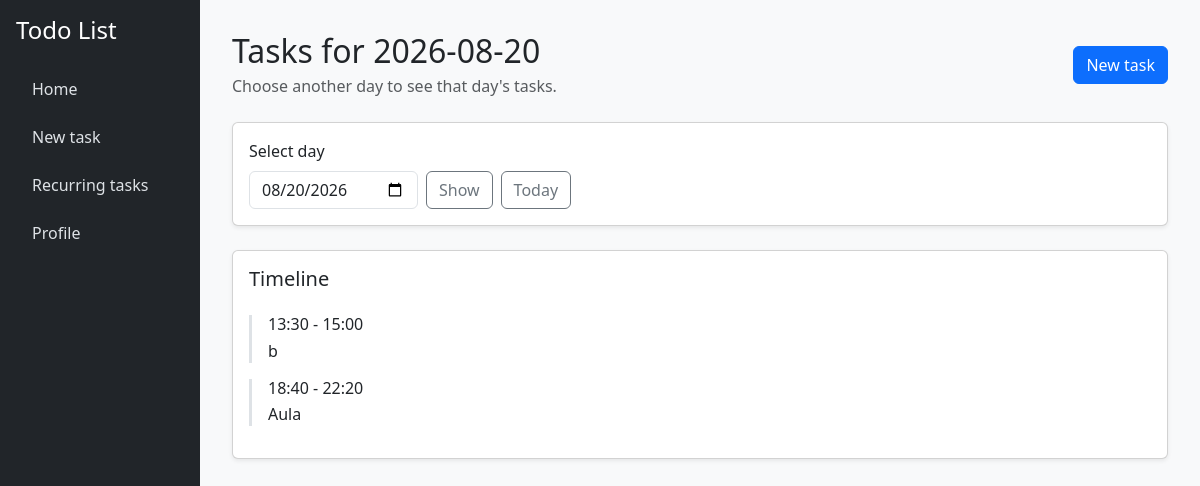
Before: / (signed in) with the older database file.
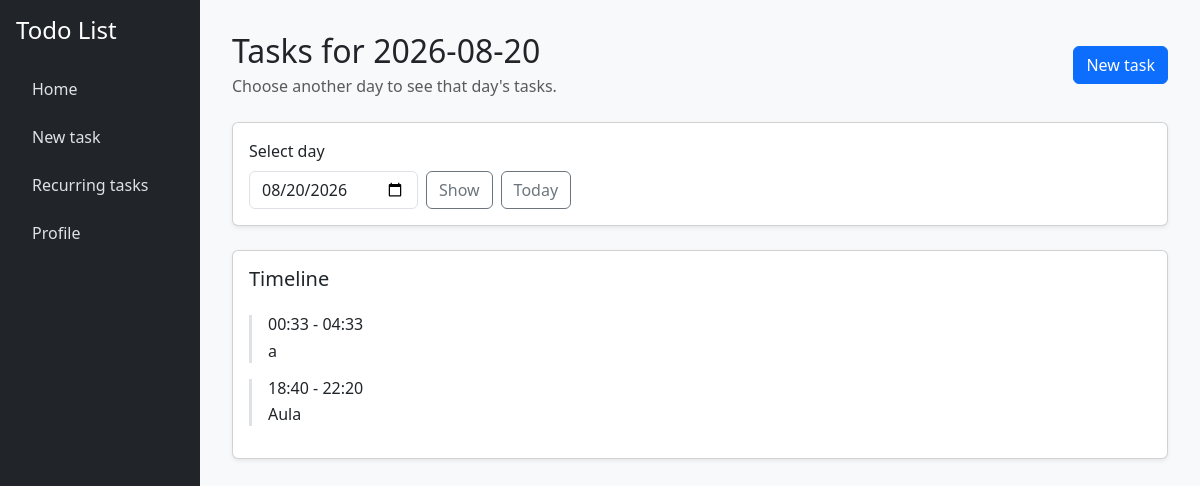
After: the same page with the newer database file.
### tables this page shows
CREATE TABLE recurrent_tasks (
    id INTEGER PRIMARY KEY AUTOINCREMENT,
    user_id INTEGER NOT NULL,
    title TEXT NOT NULL,
    description TEXT,
    start_time TEXT NOT NULL,
    end_time TEXT NOT NULL,
    recurrency TEXT NOT NULL,
    days TEXT NOT NULL
);

CREATE TABLE registered_tasks (
    id INTEGER PRIMARY KEY AUTOINCREMENT,
    user_id INTEGER NOT NULL,
    title TEXT NOT NULL,
    description TEXT,
    start_time TEXT NOT NULL,
    end_time TEXT NOT NULL
);

### app.py (the view, shortened to what this page needs)
@app.route("/", methods=["GET", "POST"])
@login_required
def index():
    selected_date = request.args.get("date")
    if not selected_date:
        selected_date = datetime.now()
    else:
        selected_date = datetime.strptime(selected_date, "%Y-%m-%d")
    selected_date = selected_date.replace(hour=0, minute=0, second=0, microsecond=0)
    registered_tasks = db.execute(
        "SELECT id, title, description, start_time, end_time FROM registered_tasks WHERE user_id = ? AND start_time >= ? AND end_time <= ? ORDER BY start_time ASC",
        session["user_id"],
        selected_date,
        selected_date + timedelta(days=1),
    )
    recurrent_tasks = db.execute(
        "SELECT id, title, description, start_time, end_time, recurrency, days FROM recurrent_tasks WHERE user_id = ? AND " \
        "(recurrency = 'daily' OR (recurrency = 'weekly' AND days LIKE ?) OR (recurrency = 'monthly' AND days LIKE ?)) ORDER BY start_time ASC",
        session["user_id"],
        f"%{selected_date.strftime('%A')}%",
        f"%{selected_date.day}%"
    )
    tasks = []
    for task in registered_tasks:
        tasks.append({
            "id": task["id"],
            "title": task["title"],
            "description": task["description"],
            "start_time": task["start_time"],
            "end_time": task["end_time"],
            "recurrency": None,
            "days": None
        })
    for task in recurrent_tasks:
        tasks.append({
            "id": task["id"],
            "title": task["title"],
            "description": task["description"],
            "start_time": selected_date.strftime("%Y-%m-%d") + " " + task["start_time"],
            "end_time": selected_date.strftime("%Y-%m-%d") + " " + task["end_time"],
            "recurrency": task["recurrency"],
            "days": task["days"]
        })
    for task in tasks:
        task["start_time"] = datetime.strptime(task["start_time"], "%Y-%m-%d %H:%M")
        task["start_time"] = task["start_time"].strftime("%H:%M")
        task["end_time"] = datetime.strptime(task["end_time"], "%Y-%m-%d %H:%M")
        task["end_time"] = task["end_time"].strftime("%H:%M")
    tasks.sort(key=lambda x: x["start_time"])
    selected_task_id = request.args.get("task")
    selected_task = None
    recurrent = False
    selected_date = selected_date.strftime("%Y-%m-%d")
    if request.method == "GET":
        return render_template(
            "index.html",
            tasks=tasks,
            selected_date=selected_date,
            selected_task=selected_task,
            error=request.args.get("error"),
            recurrent=recurrent,
        )

### app.py (called while the page is built)
@app.after_request
def after_request(response):
    response.headers["Cache-Control"] = "no-cache, no-store, must-revalidate"
    response.headers["Expires"] = 0
    response.headers["Pragma"] = "no-cache"
    return response

### helpers.py (called while the page is built)
def login_required(f):
    @wraps(f)
    def decorated_function(*args, **kwargs):
        if session.get("user_id") is None:
            return redirect("/login")
        return f(*args, **kwargs)
    return decorated_function

### templates/index.html (shortened to what this page needs)
{% extends "layout.html" %}
{% block content %}
<div class="d-flex justify-content-between align-items-center mb-4">
    <div>
        <h2 class="mb-1">Tasks for {{ selected_date }}</h2>
        <p class="text-muted mb-0">Choose another day to see that day's tasks.</p>
    </div>
    <a href="{{ url_for('new_task') }}" class="btn btn-primary">New task</a>
</div>
<div class="card shadow-sm mb-4">
    <div class="card-body">
        <form method="get" class="d-flex gap-2 align-items-end">
            <div>
                <label for="date" class="form-label">Select day</label>
                <input type="date" class="form-control" id="date" name="date" value="{{ selected_date }}">
            </div>
            <button type="submit" class="btn btn-outline-secondary">Show</button>
            <a href="{{ url_for('index') }}" class="btn btn-outline-secondary">Today</a>
        </form>
    </div>
</div>
<div class="card shadow-sm">
    <div class="card-body">
        <h5 class="card-title">Timeline</h5>
        <div class="mt-4">
            {% for task in tasks %}
                <form action="/" method="GET" class="border-start border-3 ps-3 mb-3">
                    <button type="submit" style="background: none; border: none; padding: 0; color: inherit; cursor: pointer; text-align: left; width: 100%;">
                        <h6 class="mb-1">{{ task.start_time }} - {{ task.end_time }}</h6>
                        <p class="mb-0">{{ task.title }}</p>
                    </button>
                </form>
            {% else %}
                <p class="text-muted">No tasks for this day.</p>
            {% endfor %}
        </div>
    </div>
</div>
{% endblock %}

### templates/layout.html (shortened to what this page needs)
<!doctype html>
<html lang="en">
    <head>
        <link href="https://cdn.jsdelivr.net/npm/bootstrap@5.3.3/dist/css/bootstrap.min.css" rel="stylesheet">
    </head>
    <body>
        <div class="container-fluid">
            <div class="row">
                <nav class="col-md-3 col-lg-2 d-flex flex-column p-3 sidebar">
                    <h4 class="mb-4">Todo List</h4>
                    <ul class="nav nav-pills flex-column">
                        <li class="nav-item mb-2">
                            <a class="nav-link" href="{{ url_for('index') }}">Home</a>
                        </li>
                        <li class="nav-item mb-2">
                            <a class="nav-link" href="{{ url_for('new_task') }}">New task</a>
                        </li>
                        <li class="nav-item mb-2">
                            <a class="nav-link" href="{{ url_for('recurring_tasks') }}">Recurring tasks</a>
                        </li>
                        <li class="nav-item mb-2">
                            <a class="nav-link" href="{{ url_for('profile') }}">Profile</a>
                        </li>
                    </ul>
                </nav>
                <main class="col-md-9 col-lg-10 content">
                    {% block content %}{% endblock %}
                </main>
            </div>
        </div>
    </body>
</html>

### templates/layout.html (style rules this page uses)
body { min-height: 100vh; background-color: #f8f9fa; }
.sidebar { min-height: 100vh; background-color: #212529; color: white; }
.sidebar a { color: #dee2e6; text-decoration: none; }
.content { padding: 2rem; }

Changed rows visible on the page:
removed recurrent_tasks: start_time "13:30", end_time "15:00", title "b"
added registered_tasks: start_time "00:33", end_time "04:33", title "a"
